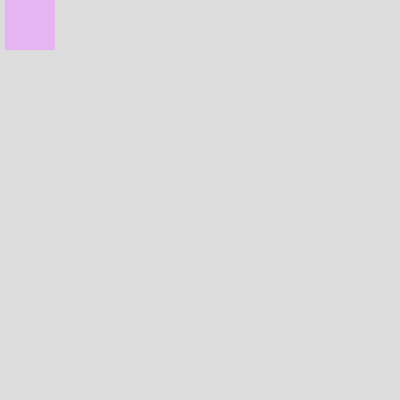
Frame 1 (no input)
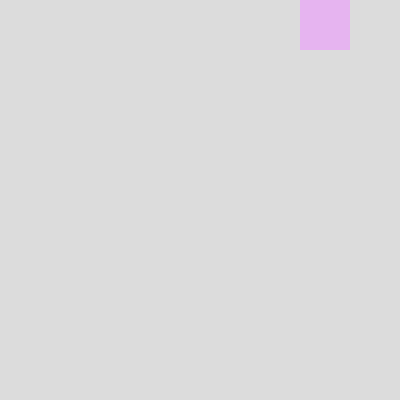
Frame 60 (no input)
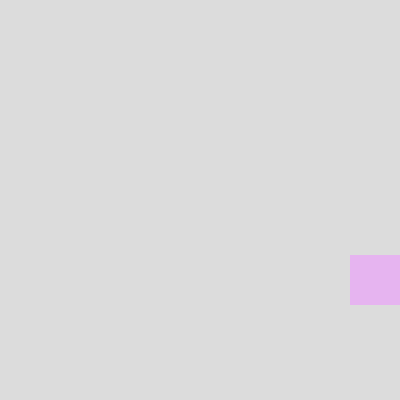
Frame 120 (the mouse pressed at the canvas centre since frame 60)

The p5.js sketch that drew these frames (run headless with seeded random() and noise() and a simulated clock; from frame 60 on, the mouse is pressed at the canvas centre):

// p5.js sketch
// ── sketch.js
// Moving Square
// Avery
// Sept 19th, 2024
//
// Extra for Experts:
// - describe what you did to take this project "above and beyond"

let x = 0;
let y = 0;
let squareSize = 50;
let speed = 5;
let state = "right";

function setup() {
  createCanvas(400, 400);
}

function draw() {
  noStroke();
  background(220);
  moveSquare();
  displaySquare();
}

function moveSquare() {
  if (state === "right") {
    x += speed;
    if (x >= width - squareSize) {
      state = "down";
    }
  }
  
  if (state === "down") {
    y += speed;
    if (y >= height - squareSize) {
      state = "left";
    }
  }
  
  if (state === "left") {
    x -= speed;
    if (x <= 0) {
      state = "up";
    }
  }
  
  if (state === "up") {
    y -= speed;
    if (y <= 0) {
      state = "right";
    }
  }
}

function displaySquare() {
  fill(230, 180, 240);
  square(x, y, squareSize);
}
